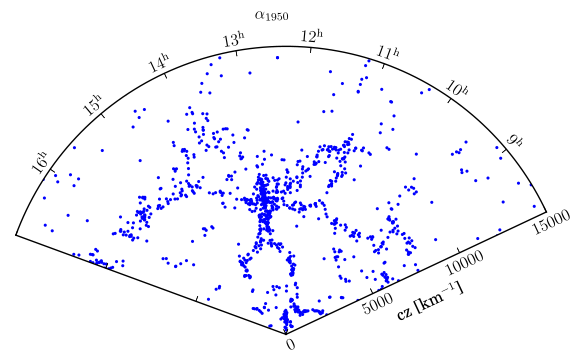

Reproduce this figure in Python.
from matplotlib.transforms import Affine2D

from pywcsgrid2.axes_grid.floating_axes import FloatingSubplot,\
     GridHelperCurveLinear

import numpy as np
import  pywcsgrid2.axes_grid.angle_helper as angle_helper
from matplotlib.projections import PolarAxes

def setup_axes(fig):

    # rotate a bit for better orientation
    tr_rotate = Affine2D().translate(-95, 0)

    # scale degree to radians
    tr_scale = Affine2D().scale(np.pi/180., 1.)

    tr = tr_rotate + tr_scale + PolarAxes.PolarTransform()

    grid_locator1 = angle_helper.LocatorHMS(8)
    tick_formatter1 = angle_helper.FormatterHMS()

    #from mpl_toolkits.axes_grid.grid_finder import FixedLocator
    #grid_locator2 = FixedLocator([0., 5000, 10000, 15000])

    from mpl_toolkits.axes_grid.grid_finder import MaxNLocator
    grid_locator2 = MaxNLocator(3)

    ra0, ra1 = 8.01*15, 16.99*15
    cz0, cz1 = 0, 15000
    grid_helper = GridHelperCurveLinear(tr,
                                        extremes=(ra1, ra0, cz1, cz0),
                                        grid_locator1=grid_locator1,
                                        grid_locator2=grid_locator2,
                                        tick_formatter1=tick_formatter1,
                                        tick_formatter2=None,
                                        )

    ax1 = FloatingSubplot(fig, 111, grid_helper=grid_helper)
    fig.add_subplot(ax1)

    # adjust axis
    ax1.axis["left"].toggle(ticklabels=False)
    ax1.axis["right"].toggle(ticklabels=True)
    ax1.axis["right"].set_axis_direction("bottom")
    ax1.axis["right"].label.set_visible(True)
    #ax1.axis["right"].major_ticklabels.set_pad(5) #label.set_visible(True)

    ax1.axis["bottom"].major_ticklabels.set_axis_direction("top")
    ax1.axis["bottom"].label.set_axis_direction("top")

    ax1.axis["top"].set_visible(False)

    ax1.axis["right"].label.set_text(r"cz [km$^{-1}$]")
    ax1.axis["bottom"].label.set_text(r"$\alpha_{1950}$")

    #ax1.axis["right"].set_visible(False)
    #ax1.axis["bottom"].set_visible(False)
    #ax1.axis["left"].set_visible(False)

    # create a parasite axes whose transData in RA, cz
    aux_ax = ax1.get_aux_axes(tr)

    aux_ax.patch = ax1.patch # for aux_ax to have a clip path as in ax
    ax1.patch.zorder=0.9 # but this has a side effect that the patch is
                        # drawn twice, and possibly over some other
                        # artists. So, we decrease the zorder a bit to
                        # prevent this.

    return ax1, aux_ax


def sixty(d, m, s):
    return d + (m + s/60.)/60.


def load_data():
    """
    read in data
    """
    import FortranFormat as FF

    ll = open("n30.dat").readlines()
    lll = ll[29:-8] #[-10:]
    format = FF.FortranFormat("A11,I2,I2,F4.1,A1,I2,I2,I2,F5.2,I5")

    alphas, deltas, mags, czs = [], [], [], []

    for l in lll:
        line = FF.FortranLine(l, format)

        alpha = sixty(line[1], line[2], line[3]) * 15.# alpha
        sgn = {"-":-1}.get(line[4], 1)
        delta = sgn*sixty(line[5], line[6], line[7]) # delta
        mag = line[8]
        cz = line[9]

        alphas.append(alpha)
        deltas.append(delta)
        mags.append(mag)
        czs.append(cz)

    alphas = np.array(alphas)
    deltas = np.array(deltas)
    mags = np.array(mags)
    czs = np.array(czs)

    return alphas, czs

if 1:

    alphas, czs = load_data()

    import matplotlib.pyplot as plt
    fig = plt.figure(1, figsize=(7, 5))
    fig.clf()
    ax, aux_ax = setup_axes(fig)

    sct = aux_ax.scatter(alphas, czs, s=4, edgecolors="none")

    plt.show()
